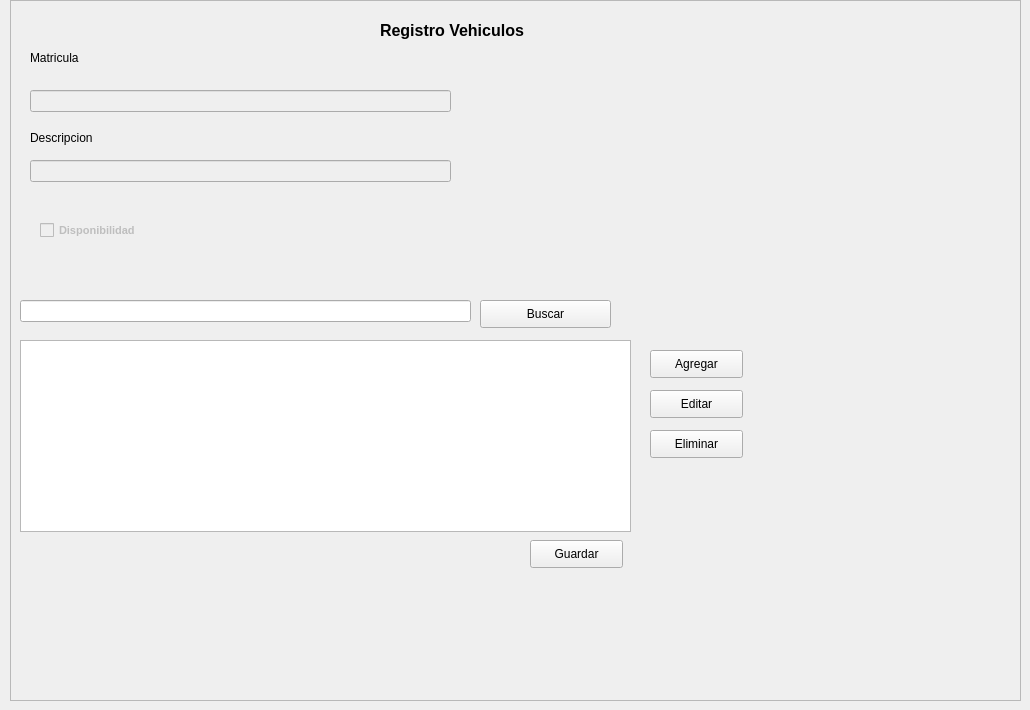
       <widget class="QWidget" name="tab">
        <attribute name="title">
         <string>Vehiculo</string>
        </attribute>
        <widget class="QFrame" name="frame_3">
         <property name="geometry">
          <rect>
           <x>10</x>
           <y>0</y>
           <width>1011</width>
           <height>701</height>
          </rect>
         </property>
         <property name="frameShape">
          <enum>QFrame::StyledPanel</enum>
         </property>
         <property name="frameShadow">
          <enum>QFrame::Raised</enum>
         </property>
         <widget class="QLabel" name="label_10">
          <property name="geometry">
           <rect>
            <x>20</x>
            <y>50</y>
            <width>111</width>
            <height>16</height>
           </rect>
          </property>
          <property name="text">
           <string>Matricula</string>
          </property>
         </widget>
         <widget class="QLabel" name="label_11">
          <property name="geometry">
           <rect>
            <x>20</x>
            <y>130</y>
            <width>111</width>
            <height>16</height>
           </rect>
          </property>
          <property name="text">
           <string>Descripcion</string>
          </property>
         </widget>
         <widget class="QCheckBox" name="checkBox_vehiculo">
          <property name="enabled">
           <bool>false</bool>
          </property>
          <property name="geometry">
           <rect>
            <x>30</x>
            <y>210</y>
            <width>131</width>
            <height>41</height>
           </rect>
          </property>
          <property name="font">
           <font>
            <pointsize>8</pointsize>
            <weight>75</weight>
            <bold>true</bold>
           </font>
          </property>
          <property name="text">
           <string>Disponibilidad</string>
          </property>
         </widget>
         <widget class="QLineEdit" name="lineEdit_matricula">
          <property name="enabled">
           <bool>false</bool>
          </property>
          <property name="geometry">
           <rect>
            <x>20</x>
            <y>90</y>
            <width>421</width>
            <height>22</height>
           </rect>
          </property>
         </widget>
         <widget class="QLineEdit" name="lineEdit_descripcionVehiculo">
          <property name="enabled">
           <bool>false</bool>
          </property>
          <property name="geometry">
           <rect>
            <x>20</x>
            <y>160</y>
            <width>421</width>
            <height>22</height>
           </rect>
          </property>
         </widget>
         <widget class="QTableWidget" name="tablavehiculo">
          <property name="geometry">
           <rect>
            <x>10</x>
            <y>340</y>
            <width>611</width>
            <height>192</height>
           </rect>
          </property>
         </widget>
         <widget class="QPushButton" name="btn_guardar_vehiculo">
          <property name="geometry">
           <rect>
            <x>520</x>
            <y>540</y>
            <width>93</width>
            <height>28</height>
           </rect>
          </property>
          <property name="text">
           <string>Guardar</string>
          </property>
         </widget>
         <widget class="QLineEdit" name="lineEdit_buscar_2">
          <property name="geometry">
           <rect>
            <x>10</x>
            <y>300</y>
            <width>451</width>
            <height>22</height>
           </rect>
          </property>
         </widget>
         <widget class="QPushButton" name="btn_buscar_vehiculo">
          <property name="geometry">
           <rect>
            <x>470</x>
            <y>300</y>
            <width>131</width>
            <height>28</height>
           </rect>
          </property>
          <property name="text">
           <string>Buscar</string>
          </property>
         </widget>
         <widget class="QPushButton" name="btn_agregar_vehiculo">
          <property name="geometry">
           <rect>
            <x>640</x>
            <y>350</y>
            <width>93</width>
            <height>28</height>
           </rect>
          </property>
          <property name="text">
           <string>Agregar</string>
          </property>
         </widget>
         <widget class="QPushButton" name="btn_eliminar_vehiculo">
          <property name="geometry">
           <rect>
            <x>640</x>
            <y>430</y>
            <width>93</width>
            <height>28</height>
           </rect>
          </property>
          <property name="text">
           <string>Eliminar</string>
          </property>
         </widget>
         <widget class="QPushButton" name="btn_editar_vehiculo">
          <property name="geometry">
           <rect>
            <x>640</x>
            <y>390</y>
            <width>93</width>
            <height>28</height>
           </rect>
          </property>
          <property name="text">
           <string>Editar</string>
          </property>
         </widget>
         <widget class="QLabel" name="label_40">
          <property name="geometry">
           <rect>
            <x>370</x>
            <y>10</y>
            <width>261</width>
            <height>41</height>
           </rect>
          </property>
          <property name="font">
           <font>
            <pointsize>12</pointsize>
            <weight>75</weight>
            <bold>true</bold>
           </font>
          </property>
          <property name="text">
           <string>Registro Vehiculos</string>
          </property>
         </widget>
        </widget>
       </widget>
